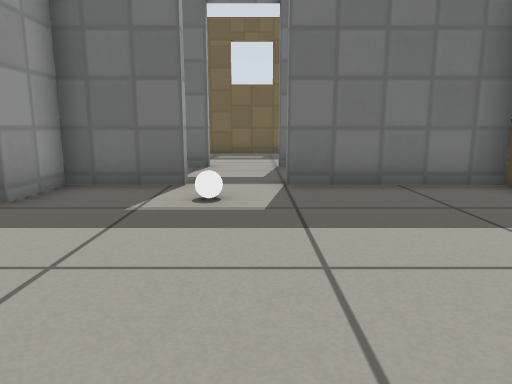
[1] (above)

16 first-person views from a walk through a world built for the Gazebo simulator. The camera is 0.5 m above the floor, tilts 10° down and sees 70° across. The floor is counted in squares, 0.5 m on a side. Each view is taken from the middle of a square. On the plan, view 1 faces up. The plan holds only what a view shows up to about 13 squares ahead; the rest is blank. Robots are left out. Simple patterns stand in for the simulator's built-in surfaces.

[2]
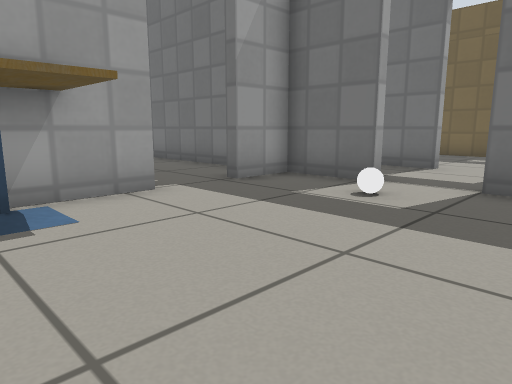

[3]
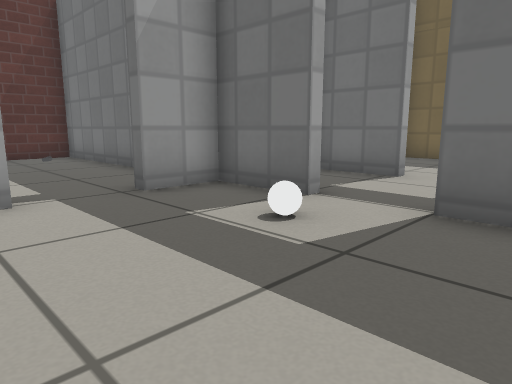

[4]
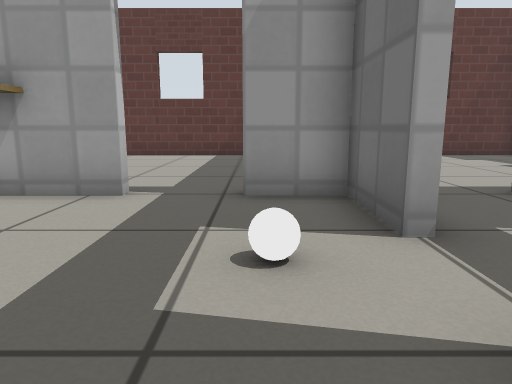

[5]
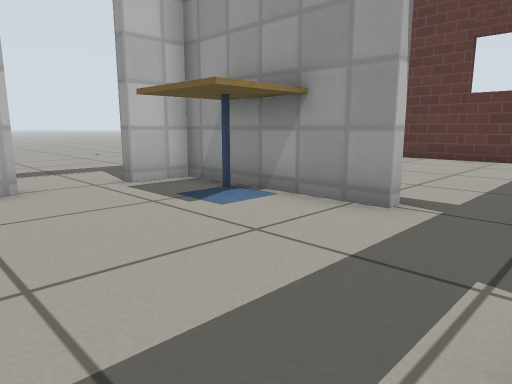

[6]
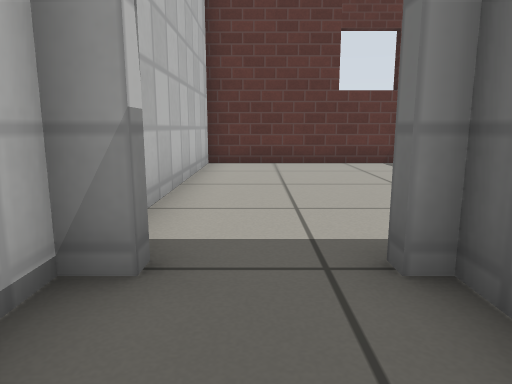

[7]
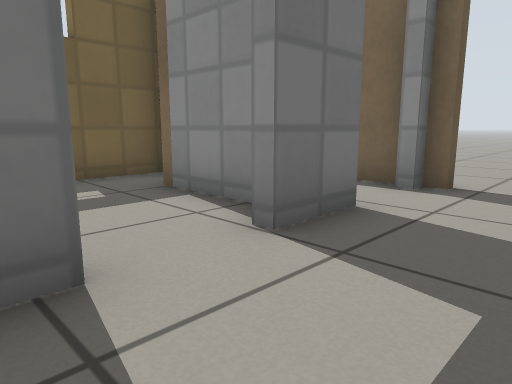

[8]
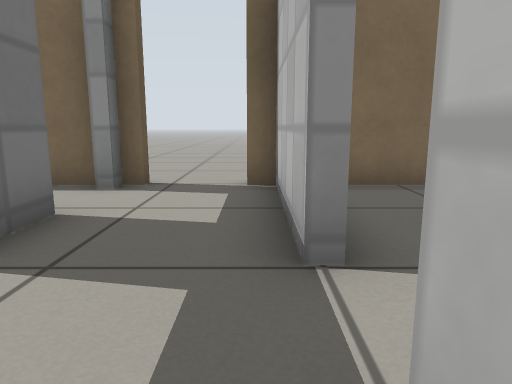

[9]
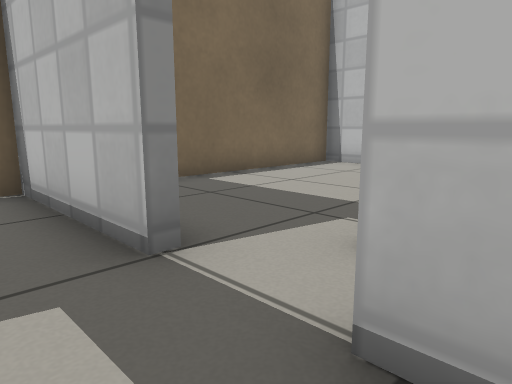

[10]
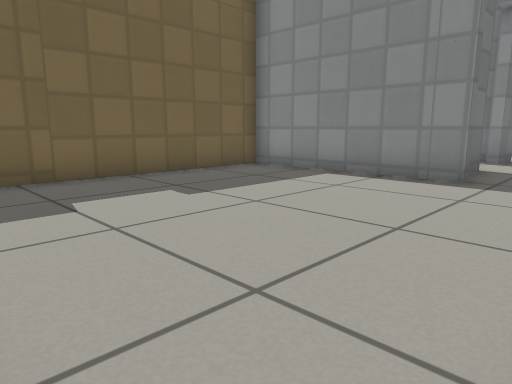

[11]
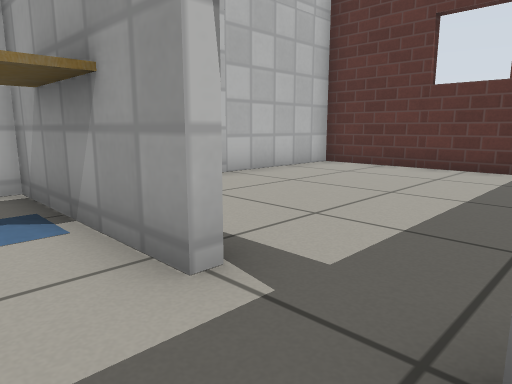

[12]
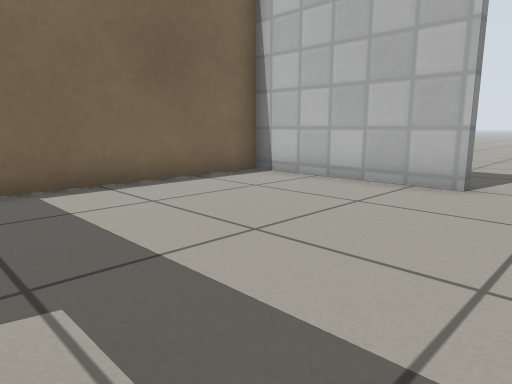

[13]
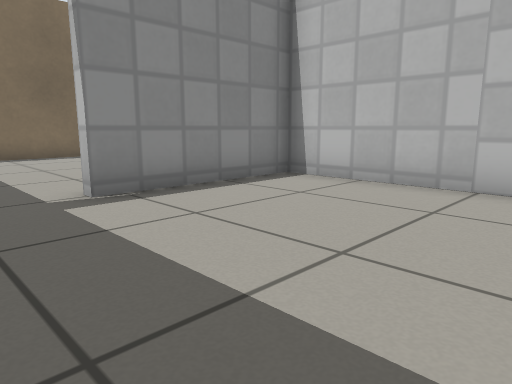

[14]
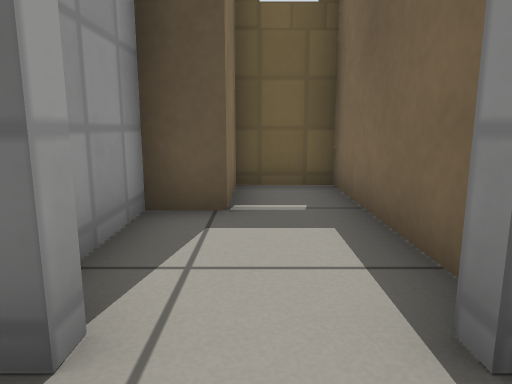

[15]
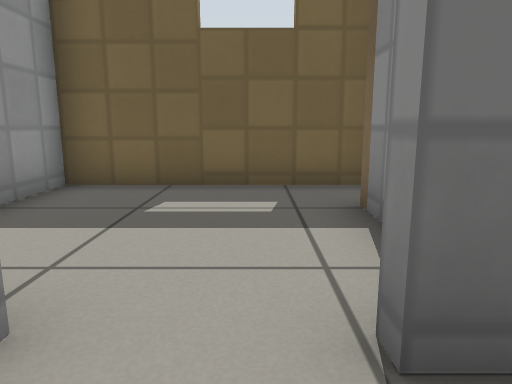

[16]
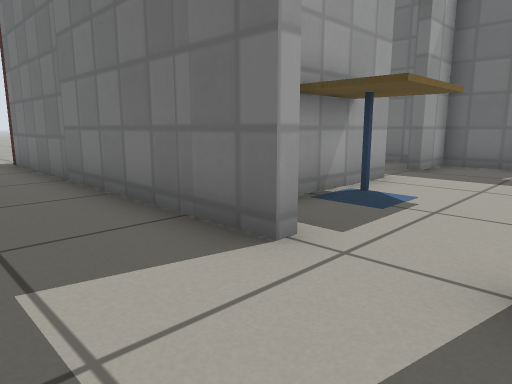

### Floor plan
Points are (right, up) in squares from view 1. A wall is a line through its corners. A room is listed if a view was taken in it or the views show most of it. See-through windows are left out.
Room 1 (views 1, 2, 3, 4, 5, 11, 12)
walls: (-3.3, 3) (-3.3, 1.6); (-0.3, -1.7) (-0.3, -1.4) (4.3, -1.4) (4.3, 6.4) (0.6, 6.4); (-3.3, -0.6) (-3.3, -1.4) (-2.1, -1.4); (-1.3, 6.4) (-3.3, 6.4) (-3.3, 4.8)
ways out: open door at (-0.5, 6.5) to room 2; open door at (-3.5, 3.5) to room 4; opening at (-1.5, -2) to room 6
objects: cafe table (-3, 0) to (-2, 1); white ball (-1, 5)
Room 2 (views 6, 7, 8, 9, 15)
walls: (-1.3, 9.3) (-3.3, 9.3); (-3.3, 7.2) (-3.3, 6.6) (-1.3, 6.6)
ways out: open door at (-0.5, 6.5) to room 1; open door at (-3.5, 8.5) to room 3; opening at (0, 8) to room 5; open door at (-0.5, 9.5) to room 7
Room 3 (view 10)
walls: (-3.7, 9) (-3.7, 14.3) (-9.7, 14.3); (-11.4, 14.1) (-11.4, 6.6) (-5.4, 6.6)
ways out: open door at (-3.5, 8.5) to room 2
Room 4 (view 13)
walls: (-11.8, 1.5) (-11.2, 1.5); (-4.2, 6.4) (-11.4, 6.4) (-11.4, -1.4) (-3.7, -1.4) (-3.7, 3)
ways out: open door at (-3.5, 3.5) to room 1
Room 5 (view 14)
walls: (2.2, 9.3) (0.6, 9.3); (0.6, 6.6) (4.3, 6.6) (4.3, 7.2)
ways out: opening at (0, 8) to room 2
Room 6 (view 16)
walls: (-2.1, -1.4) (-2.1, -1.6) (-11.8, -1.6)
ways out: opening at (-1.5, -2) to room 1; open door at (4, 9) to room 8; opening at (6, 9)
Room 7 (no view inside)
walls: (1.4, 9.7) (1.4, 12.7); (2.4, 14.3) (-3.3, 14.3) (-3.3, 12.8)
ways out: open door at (-0.5, 9.5) to room 2
Room 8 (no view inside)
walls: (4.3, 9.7) (4.3, 14.3) (2.7, 14.3) (2.7, 12.3) (1.7, 12.3) (1.7, 10.6)
ways out: open door at (4, 9) to room 6

Positions as (right, up) in squares from view 1, and headings:
1: (0, 0), facing up
2: (2, 0), facing up-left
3: (2, 2), facing up-left
4: (2, 5), facing left
5: (1, 5), facing down-left
6: (-1, 8), facing left
7: (-2, 7), facing up-right
8: (-2, 7), facing right
9: (-2, 8), facing down-right
10: (-11, 7), facing up-right
11: (-2, 5), facing down-left
12: (-2, 5), facing down-right
13: (-9, 5), facing down-right
14: (3, 8), facing up
15: (0, 8), facing up
16: (0, -4), facing up-left
